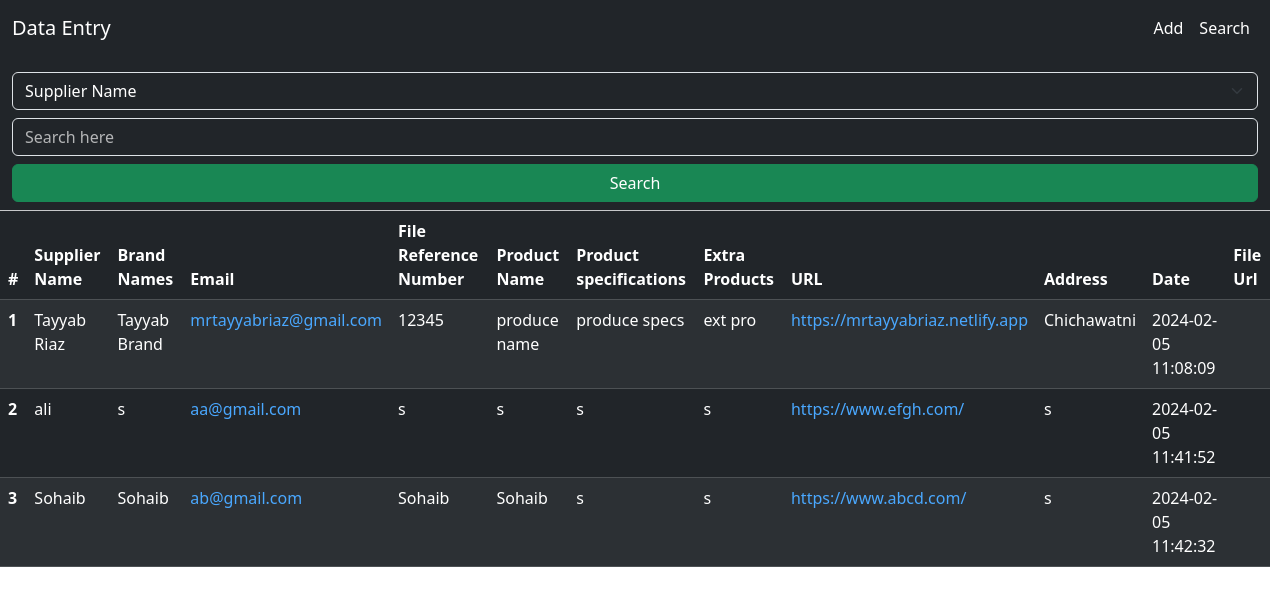
The app's page /Datashow.php, older data.
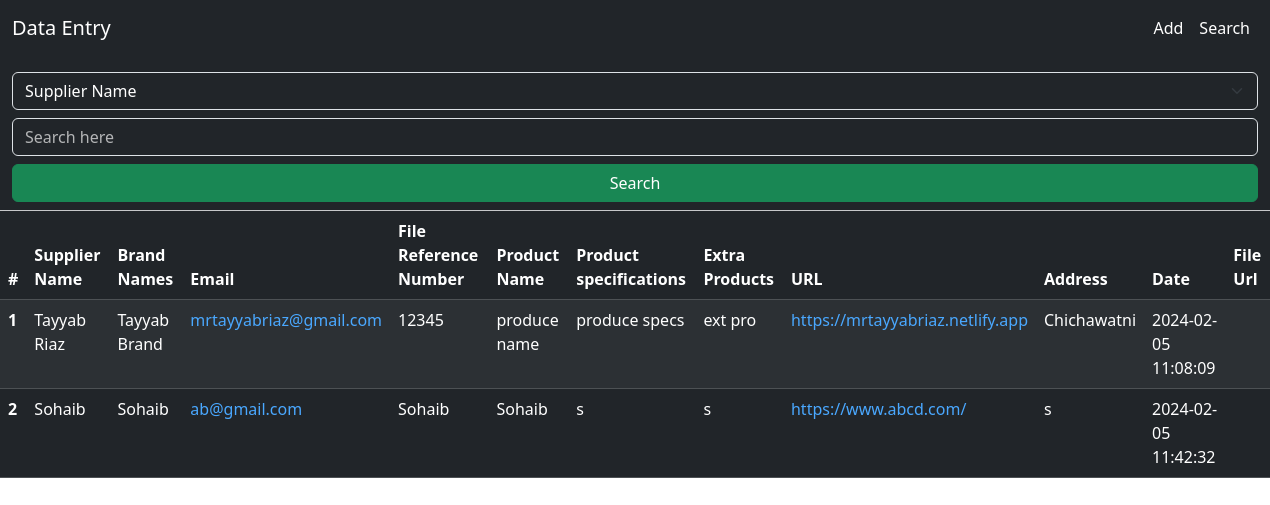
The same page, newer data.
### tables this page shows
CREATE TABLE `suppliers` (
  `No` int(11) NOT NULL,
  `suppliers_name` varchar(100) NOT NULL,
  `brand_name` varchar(100) NOT NULL,
  `email` varchar(100) NOT NULL,
  `reference_number` varchar(100) NOT NULL,
  `product_name` varchar(100) NOT NULL,
  `product_specs` varchar(300) NOT NULL,
  `extra_products` varchar(300) NOT NULL,
  `url` varchar(200) NOT NULL,
  `address` varchar(150) NOT NULL,
  `Date` timestamp NOT NULL DEFAULT current_timestamp(),
  `file_url` varchar(100) NOT NULL
);

### Datashow.php (the view, shortened to what this page needs)
<!DOCTYPE html>
<html lang="en">
<head>
  <link href="https://cdn.jsdelivr.net/npm/bootstrap@5.3.2/dist/css/bootstrap.min.css" rel="stylesheet">
  <link rel="stylesheet" href="style.css">
</head>
<body>
  <nav class="navbar navbar-expand bg-dark" data-bs-theme="dark">
    <div class="container-fluid">
      <a class="navbar-brand" href="index.html">Data Entry</a>
      <div class="" id="navbarSupportedContent">
        <ul class="navbar-nav me-auto mb-2 mb-lg-0">
          <li class="nav-item">
            <a class="nav-link active" aria-current="page" href="index.html">Add</a>
          </li>
          <li class="nav-item">
            <a class="nav-link active" href="Datashow.php">Search</a>
          </li>
        </ul>
      </div>
    </div>
  </nav>
  <form action="<?php echo $_SERVER['PHP_SELF']; ?>" method="post">
    <div class="container-fluid bg-dark py-2">
      <select name="data_type" class="form-select bg-dark text-white my-2" aria-label="Default select example">
        <option selected value="suppliers_name">Supplier Name</option>
      </select>
      <input autofocus name="data" class="form-control bg-dark text-white my-2" type="search" name="Search"
        placeholder="Search here">
      <button class="btn btn-success w-100" type="submit">Search</button>
    </div>
  </form>
  <hr class="m-0">
  <table class="table table-striped table-dark">
    <thead>
      <tr>
        <th scope="col">#</th>
        <th scope="col">Supplier Name</th>
        <th scope="col">Brand Names</th>
        <th scope="col">Email</th>
        <th scope="col">File Reference Number</th>
        <th scope="col">Product Name</th>
        <th scope="col">Product specifications</th>
        <th scope="col">Extra Products</th>
        <th scope="col">URL</th>
        <th scope="col">Address</th>
        <th scope="col">Date</th>
        <th scope="col">File Url</th>
      </tr>
    </thead>
    <tbody>
      <?php
      include './dbconnect.php';
      if (isset($_POST['data']) && isset($_POST['data_type'])) {
        $data = $_POST['data'];
        $data_type = $_POST['data_type'];
        if ($data_type == "show_all") {
          header("Location: Datashow.php");
          exit();
        }
        $sql = "SELECT * FROM `suppliers` WHERE $data_type LIKE '%$data%'";
        $result = mysqli_query($conn, $sql);
        $count = 1;
        while ($row = mysqli_fetch_assoc($result)) {
          echo '<tr>
          <th scope="row">' . $count . '</th>
                  <td>' . $row['suppliers_name'] . '</td>
                  <td>' . $row['brand_name'] . '</td>
                  <td><a href = mailto:' . $row['email'] . ' target = "_blank">' . $row['email'] . '</a></td>
                  <td>' . $row['reference_number'] . '</td>
                  <td>' . $row['product_name'] . '</td>
                  <td>' . $row['product_specs'] . '</td>
                  <td>' . $row['extra_products'] . '</td>
                  <td><a href = ' . $row['url'] . ' target = "_blank">' . $row['url'] . '</a></td>
                  <td>' . $row['address'] . '</td>
                  <td>' . $row['Date'] . '</td>
                  <td><a href = ' . $row['file_url'] . ' target = "_blank">' . $row['file_url'] . '</a></td>
                  ';
        }
      } else {
        $sql = "SELECT * FROM `suppliers`";
        $result = mysqli_query($conn, $sql);
        $count = 1;
        while ($row = mysqli_fetch_assoc($result)) {
          echo '<tr>
                <th scope="row">' . $count . '</th>
                <td>' . $row['suppliers_name'] . '</td>
                <td>' . $row['brand_name'] . '</td>
                <td><a href = mailto:' . $row['email'] . ' target = "_blank">' . $row['email'] . '</a></td>
                <td>' . $row['reference_number'] . '</td>
                <td>' . $row['product_name'] . '</td>
                <td>' . $row['product_specs'] . '</td>
                <td>' . $row['extra_products'] . '</td>
                <td><a href = ' . $row['url'] . ' target = "_blank">' . $row['url'] . '</a></td>
                <td>' . $row['address'] . '</td>
                <td>' . $row['Date'] . '</td>
                <td><a href = ' . $row['file_url'] . ' target = "_blank">' . $row['file_url'] . '</a></td>
                </tr>';
          $count++;
        }
      }
      ?>
    </tbody>
  </table>
</body>
</html>

### style.css (style rules this page uses)
* { margin: 0; padding: 0; }
.form-control::placeholder { color: rgba(255, 255, 255, 0.661); }
a { color: rgb(74 168 255); text-decoration: none !important; }

Row changes from the older to the newer data that the page shows:
removed suppliers: suppliers_name "ali", brand_name "s", email "aa@gmail.com", reference_number "s", product_name "s", product_specs "s", extra_products "s", url "https://www.efgh.com/", address "s", Date "2024-02-05 11:41:52"
